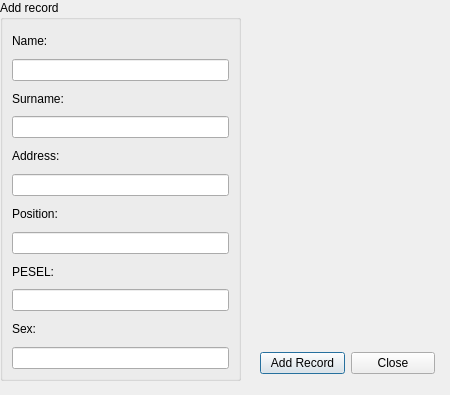
<?xml version="1.0" encoding="UTF-8"?>
<ui version="4.0">
 <class>AddRecordForm</class>
 <widget class="QDialog" name="AddRecordForm">
  <property name="geometry">
   <rect>
    <x>0</x>
    <y>0</y>
    <width>450</width>
    <height>395</height>
   </rect>
  </property>
  <property name="windowTitle">
   <string>Dialog</string>
  </property>
  <widget class="QWidget" name="layoutWidget">
   <property name="geometry">
    <rect>
     <x>260</x>
     <y>350</y>
     <width>175</width>
     <height>27</height>
    </rect>
   </property>
   <layout class="QHBoxLayout" name="horizontalLayout">
    <item>
     <widget class="QPushButton" name="pushButton_addrecord">
      <property name="text">
       <string>Add Record</string>
      </property>
     </widget>
    </item>
    <item>
     <widget class="QPushButton" name="pushButton_close">
      <property name="text">
       <string>Close</string>
      </property>
     </widget>
    </item>
   </layout>
  </widget>
  <widget class="QGroupBox" name="groupBox">
   <property name="geometry">
    <rect>
     <x>0</x>
     <y>0</y>
     <width>241</width>
     <height>381</height>
    </rect>
   </property>
   <property name="title">
    <string>Add record</string>
   </property>
   <layout class="QVBoxLayout" name="verticalLayout_2">
    <item>
     <layout class="QVBoxLayout" name="verticalLayout">
      <item>
       <widget class="QLabel" name="label_name">
        <property name="text">
         <string>Name:</string>
        </property>
       </widget>
      </item>
      <item>
       <widget class="QLineEdit" name="lineEdit_name"/>
      </item>
      <item>
       <widget class="QLabel" name="label_surname">
        <property name="text">
         <string>Surname:</string>
        </property>
       </widget>
      </item>
      <item>
       <widget class="QLineEdit" name="lineEdit_surname"/>
      </item>
      <item>
       <widget class="QLabel" name="label_address">
        <property name="text">
         <string>Address:</string>
        </property>
       </widget>
      </item>
      <item>
       <widget class="QLineEdit" name="lineEdit_address"/>
      </item>
      <item>
       <widget class="QLabel" name="label_position">
        <property name="text">
         <string>Position:</string>
        </property>
       </widget>
      </item>
      <item>
       <widget class="QLineEdit" name="lineEdit_position"/>
      </item>
      <item>
       <widget class="QLabel" name="label_pesel">
        <property name="text">
         <string>PESEL:</string>
        </property>
       </widget>
      </item>
      <item>
       <widget class="QLineEdit" name="lineEdit_pesel"/>
      </item>
      <item>
       <widget class="QLabel" name="label_sex">
        <property name="text">
         <string>Sex:</string>
        </property>
       </widget>
      </item>
      <item>
       <widget class="QLineEdit" name="lineEdit_sex"/>
      </item>
     </layout>
    </item>
   </layout>
  </widget>
 </widget>
 <resources/>
 <connections/>
</ui>
